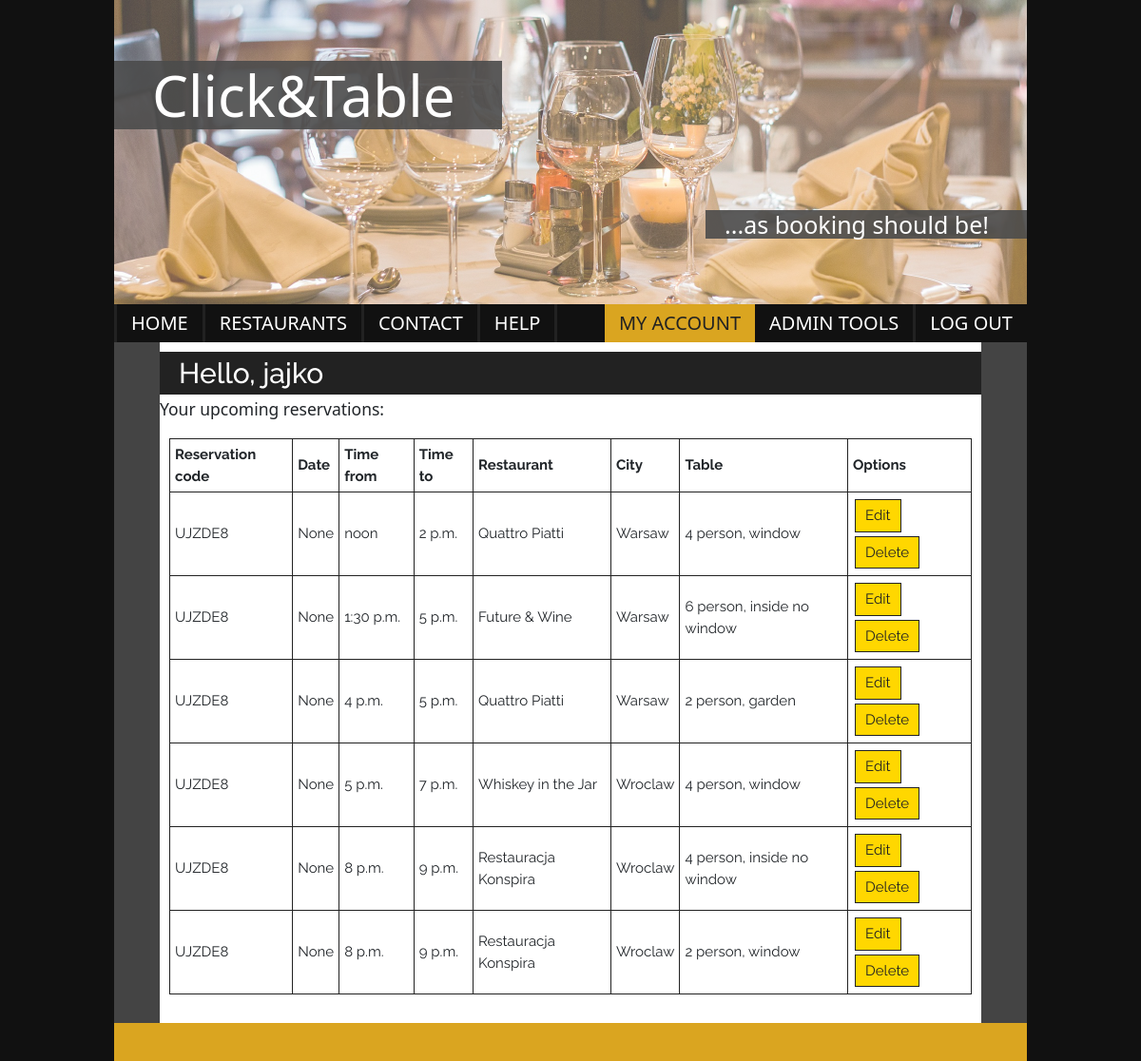
The page /accounts/my_account (signed in) on the database as committed earlier.
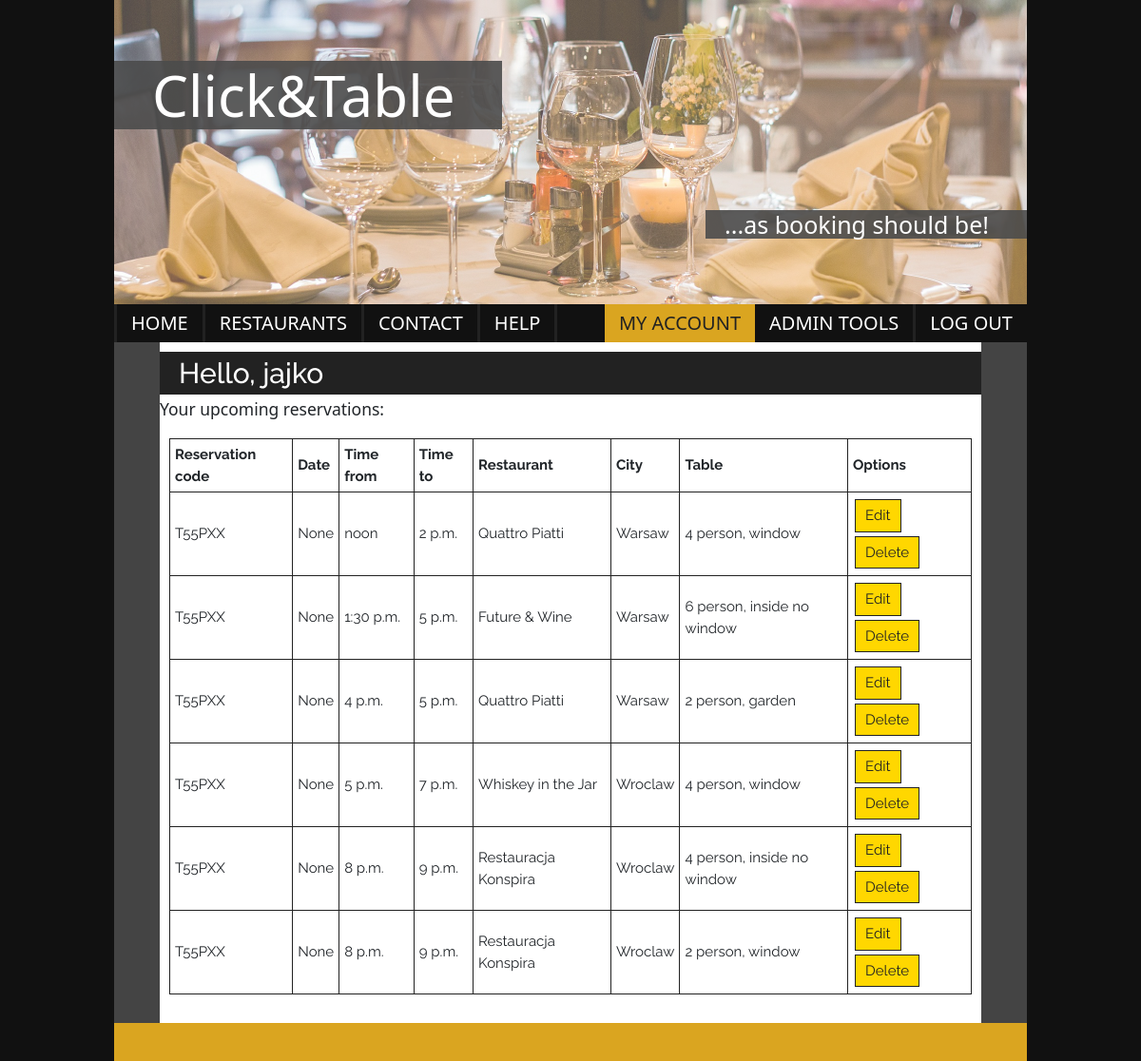
The same page on the database as committed later.
### click_and_table/models.py (models this page shows, shortened)
class Reservation(models.Model):
    restaurant = models.ForeignKey(Restaurant, on_delete=models.CASCADE)
    table = models.ForeignKey(Table, on_delete=models.CASCADE)
    date = models.DateField(null=True)
    time_from = models.TimeField(auto_now=False, auto_now_add=False, null=True)
    time_to = models.TimeField(auto_now=False, auto_now_add=False, null=True)
    user = models.ForeignKey(User, on_delete=models.CASCADE)
    reservation_code = models.CharField(max_length=64, default=generate_reservation_code)

class Restaurant(models.Model):
    name = models.CharField(max_length=128)
    description = models.TextField()
    street = models.CharField(max_length=128)
    city = models.ForeignKey(City, on_delete=models.CASCADE)
    category = models.ManyToManyField(Category)
    image = models.ImageField(default='/static/images/no-image.png')
    def __str__(self):
        return self.name

class City(models.Model):
    name = models.CharField(max_length=64)
    def __str__(self):
        return self.name

class Table(models.Model):
    restaurant = models.ForeignKey(Restaurant, on_delete=models.CASCADE)
    size = models.SmallIntegerField(null=False)
    window_view = models.BooleanField(default=False)
    outside = models.BooleanField(default=False)
    def __str__(self):
        if self.window_view and not self.outside:
            return f"{self.size} person, window"
        elif self.outside and not self.window_view:
            return f"{self.size} person, garden"
        else:
            return f"{self.size} person, inside no window"

### accounts/views.py (the view)
# urls.py: path('my_account', MyAccountView.as_view(), name="my_account"),
class MyAccountView(LoginRequiredMixin, View):
    def get(self, request):
        reservations = Reservation.objects.filter(user=request.user).order_by('date')
        return render(request, 'my_account.html', {'reservations': reservations})

### accounts/templates/my_account.html
{% extends '__base__.html' %}
{% load static %}
{% block main %}
    <div class="my-account">
        <h2>Hello, {{ user.username }}</h2>
        {% block reservation %}
            <h3>Your upcoming reservations:</h3>
            <table>
                <tr>
                    <th>Reservation code</th>
                    <th>Date</th>
                    <th>Time from</th>
                    <th>Time to</th>
                    <th>Restaurant</th>
                    <th>City</th>
                    <th>Table</th>
                    <th>Options</th>
                </tr>
                {% for reservation in reservations %}
                    <tr>
                        <td>{{ reservation.reservation_code }}</td>
                        <td>{{ reservation.date }}</td>
                        <td>{{ reservation.time_from }}</td>
                        <td>{{ reservation.time_to }}</td>
                        <td>{{ reservation.restaurant }}</td>
                        <td>{{ reservation.restaurant.city }}</td>
                        <td>{{ reservation.table }}</td>
                        <td><a href="{% url 'reservation_edit' reservation.id %}">Edit</a>
                            <a href="{% url 'reservation_delete' reservation.id %}">Delete</a>
                        </td>
                    </tr>
                {% endfor %}
            </table>
        {% endblock %}
    </div>
{% endblock %}

Rows that differ between the two databases and show on the page:
changed Reservation "noon": reservation_code "UJZDE8" → "T55PXX"
changed Reservation "Future & Wine": reservation_code "UJZDE8" → "T55PXX"
changed Reservation "2 person, garden": reservation_code "UJZDE8" → "T55PXX"
changed Reservation "Whiskey in the Jar": reservation_code "UJZDE8" → "T55PXX"
changed Reservation "4 person, inside no window": reservation_code "UJZDE8" → "T55PXX"
changed Reservation "2 person, window": reservation_code "UJZDE8" → "T55PXX"
